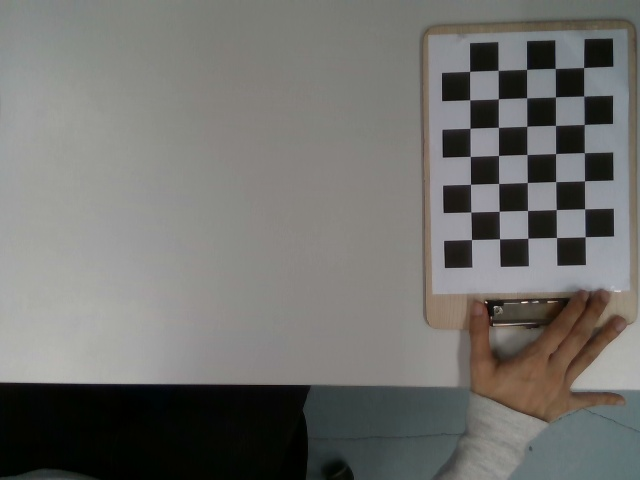
#> input picture d435i_images_640x480/d435i_640x480_0000_20260610_044719_683340.jpg, 640 x 480 px; its folder holds only this picture in this run
$ python 3calibdata_validation.py   (older library calls are emulated)
#> lines starting #> are read from the running program, lines starting #| are printed output that depends on the picture; after the words box and inside, x2 and y2 are one past the last pixel; in counts of white or black regions, pixels touching at a corner belong together; long printed decimals are rounded
import cv2
import numpy as np
import glob
import os

# ============================================================
# 사용자 설정
# ============================================================
IMAGE_DIR = r"C:\Users\ULTIMATE NIGHTMARE\Desktop\test\pointcloud_test\opencv_calibration\d435i_images_640x480"


# # 잘못 캘리브레이션
# K = np.array([
#     [612.47085705,   0.0,        333.99167683],
#     [0.0,          612.84470568, 243.71783218],
#     [0.0,            0.0,          1.0]
# ], dtype=np.float64)

# D = np.array([
#     7.28805931e-02,
#     3.33991276e-01,
#    -1.49905110e-03,
#     2.44385652e-03,
#    -1.51889258e+00
# ], dtype=np.float64)

# 잘된 캘리브레이션
K = np.array([
    [612.18511698,   0.0,        334.06049318],
    [0.0,          612.57575986, 244.38795107],
    [0.0,            0.0,          1.0]
], dtype=np.float64)

D = np.array([
    0.15183487,
   -0.40626659,
   -0.00066745,
    0.00268326,
    0.33651456
], dtype=np.float64)

ALPHA = 0

# ============================================================
# 이미지 목록
# ============================================================
image_paths = sorted(glob.glob(os.path.join(IMAGE_DIR, "*.jpg")))

if len(image_paths) == 0:
    raise FileNotFoundError(f"이미지가 없습니다: {IMAGE_DIR}")

# 첫 이미지 기준 map 생성
tmp = cv2.imread(image_paths[0])
#> tmp is the input picture: shape (480, 640, 3); mean B, G, R 109.4, 112.7, 113.1
h, w = tmp.shape[:2]
#> h = 480; w = 640

new_K, roi = cv2.getOptimalNewCameraMatrix(
    K, D,
    (w, h),
    alpha=ALPHA,
    newImgSize=(w, h)
)
#> roi = (0, 0, 639, 479)

map1, map2 = cv2.initUndistortRectifyMap(
    K, D,
    None,
    new_K,
    (w, h),
    cv2.CV_32FC1
)

print("[INFO] image count:", len(image_paths))
print("[INFO] key: a=prev, d=next, q=quit")
print("[New K]")
print(new_K)
#| [[623.254   0.         335.463]
#|  [  0.         624.884 244.126]
#|  [  0.           0.           1.        ]]
print("[ROI]", roi)
#| [ROI] (0, 0, 639, 479)

idx = 0

while True:
    img = cv2.imread(image_paths[idx])

    if img is None:
        idx = (idx + 1) % len(image_paths)
        continue

    undistorted = cv2.remap(
        img,
        map1, map2,
        interpolation=cv2.INTER_LINEAR
    )
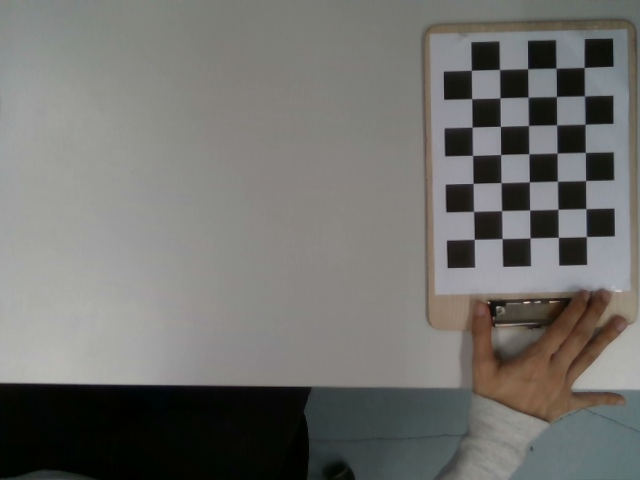
#> undistorted: shape (480, 640, 3); mean B, G, R 109.6, 112.9, 113.4

    original_vis = img.copy()
    undist_vis = undistorted.copy()

    name = os.path.basename(image_paths[idx])

    cv2.putText(
        original_vis,
        f"Original {idx+1}/{len(image_paths)}",
        (20, 35),
        cv2.FONT_HERSHEY_SIMPLEX,
        0.8,
        (0, 255, 0),
        2,
        cv2.LINE_AA
    )
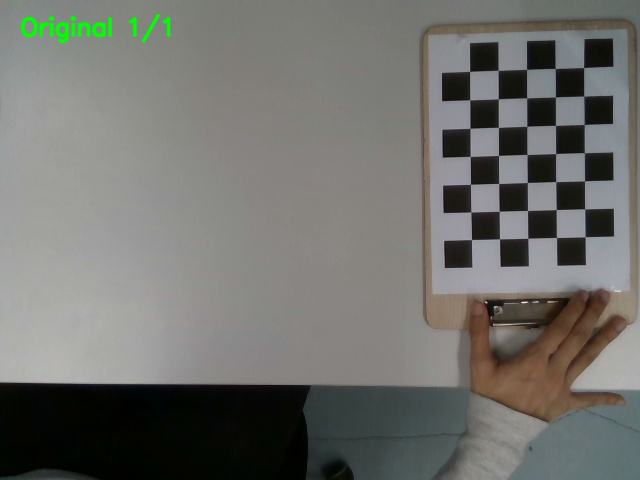
#> original_vis: shape (480, 640, 3); 0.56% of pixels changed, all inside (x1, y1, x2, y2) = (20, 13, 172, 44)

    cv2.putText(
        undist_vis,
        f"Undistorted alpha={ALPHA}",
        (20, 35),
        cv2.FONT_HERSHEY_SIMPLEX,
        0.8,
        (0, 255, 0),
        2,
        cv2.LINE_AA
    )

    cv2.putText(
        undist_vis,
        name,
        (20, 470),
        cv2.FONT_HERSHEY_SIMPLEX,
        0.55,
        (0, 255, 255),
        1,
        cv2.LINE_AA
    )
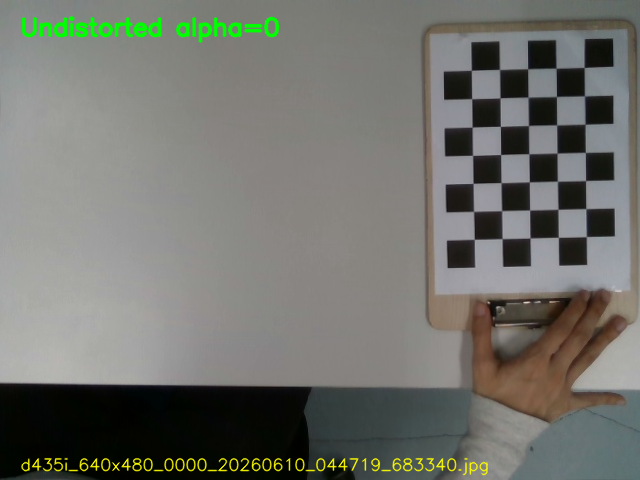
#> undist_vis: shape (480, 640, 3); mean B, G, R 108.6, 114.9, 113.6

    compare = np.hstack([original_vis, undist_vis])
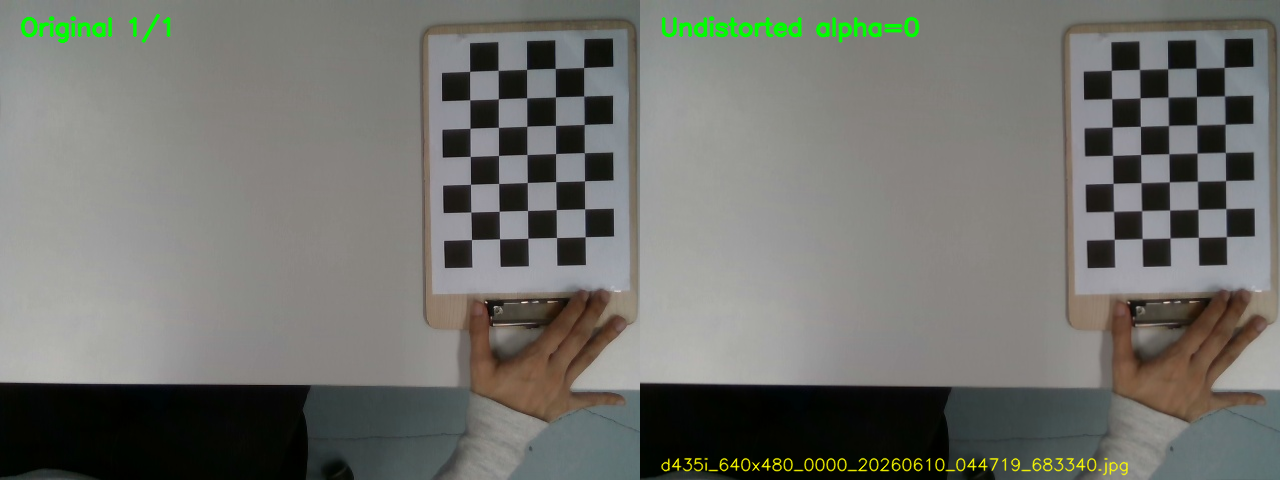
#> compare: shape (480, 1280, 3); mean B, G, R 108.7, 114, 113.1

    cv2.imshow("Original vs Undistorted", compare)

    key = cv2.waitKey(0) & 0xFF
#> (key q is pressed here)

    if key == ord("q"):
        break
    elif key == ord("d"):
        idx = (idx + 1) % len(image_paths)
    elif key == ord("a"):
        idx = (idx - 1) % len(image_paths)

cv2.destroyAllWindows()

$ run again, on d435i_images_640x480/d435i_640x480_0002_20260610_044728_762957.jpg
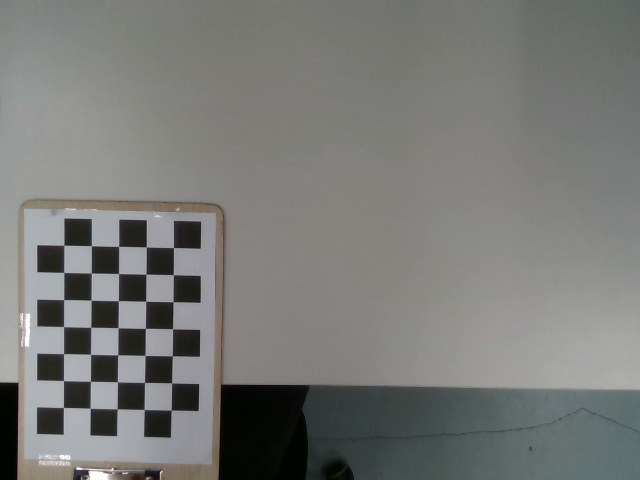
#> input picture d435i_images_640x480/d435i_640x480_0002_20260610_044728_762957.jpg, 640 x 480 px
#> tmp is the input picture: shape (480, 640, 3); mean B, G, R 118.8, 121.9, 121
#| [[623.254   0.         335.463]
#|  [  0.         624.884 244.126]
#|  [  0.           0.           1.        ]]
#| [ROI] (0, 0, 639, 479)
#> `cv2.putText( original_vis, f"Original {idx+1}/{len(image_paths)}", (20..`:
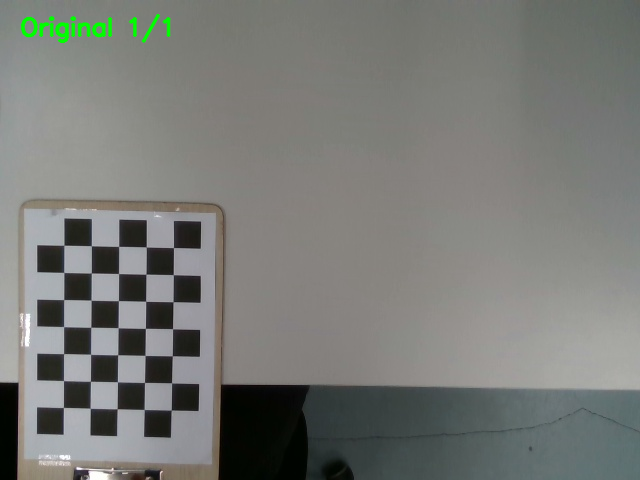
#> original_vis: shape (480, 640, 3); 0.56% of pixels changed, all inside (x1, y1, x2, y2) = (20, 13, 172, 44)
#> `compare = np.hstack([original_vis, undist_vis])`:
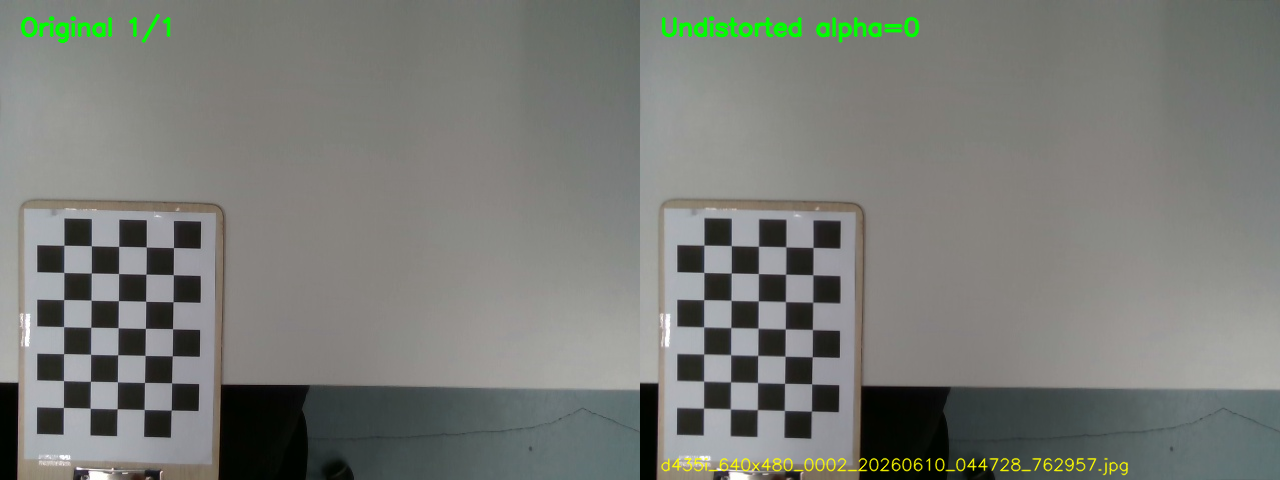
#> compare: shape (480, 1280, 3); mean B, G, R 118, 123, 120.8

$ run again, on d435i_images_640x480/d435i_640x480_0002_20260610_045602_841630.jpg
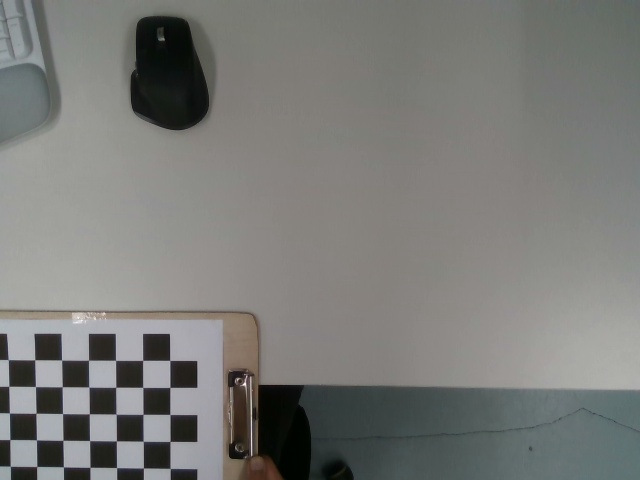
#> input picture d435i_images_640x480/d435i_640x480_0002_20260610_045602_841630.jpg, 640 x 480 px
#> tmp is the input picture: shape (480, 640, 3); mean B, G, R 119.7, 122.7, 122.3
#| [[623.254   0.         335.463]
#|  [  0.         624.884 244.126]
#|  [  0.           0.           1.        ]]
#| [ROI] (0, 0, 639, 479)
#> `cv2.putText( original_vis, f"Original {idx+1}/{len(image_paths)}", (20..`:
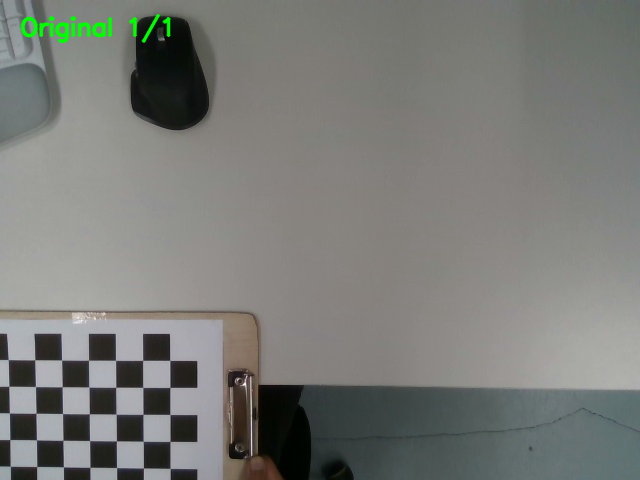
#> original_vis: shape (480, 640, 3); 0.56% of pixels changed, all inside (x1, y1, x2, y2) = (20, 13, 172, 44)
#> `compare = np.hstack([original_vis, undist_vis])`:
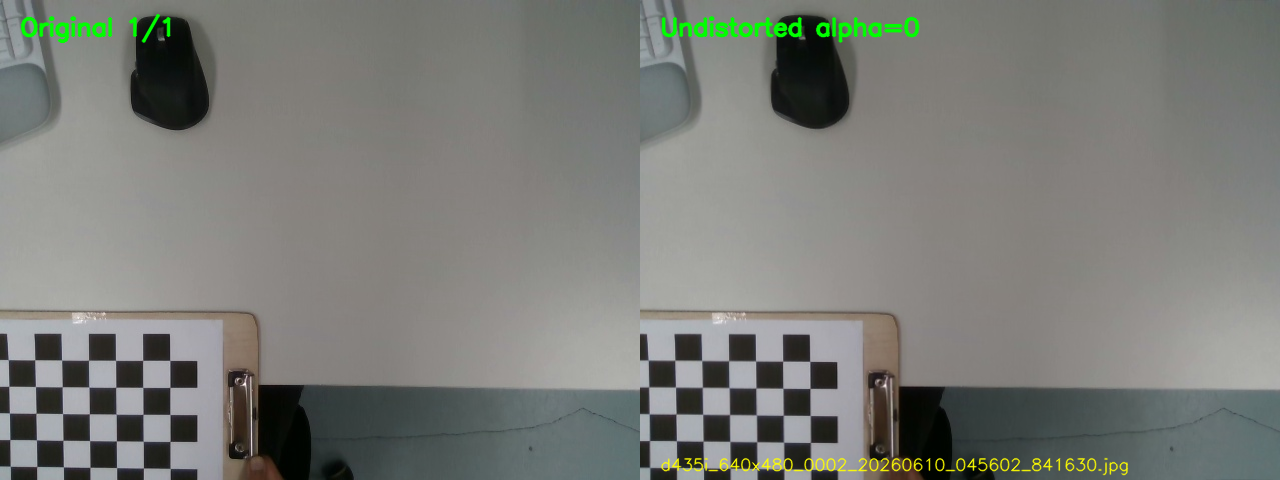
#> compare: shape (480, 1280, 3); mean B, G, R 119, 124, 122.2

$ run again, on d435i_images_640x480/d435i_640x480_0003_20260610_044733_293777.jpg
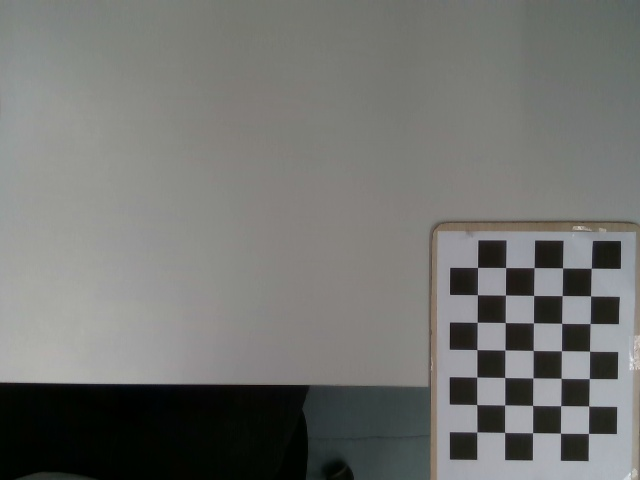
#> input picture d435i_images_640x480/d435i_640x480_0003_20260610_044733_293777.jpg, 640 x 480 px
#> tmp is the input picture: shape (480, 640, 3); mean B, G, R 112.6, 115.5, 114.6
#| [[623.254   0.         335.463]
#|  [  0.         624.884 244.126]
#|  [  0.           0.           1.        ]]
#| [ROI] (0, 0, 639, 479)
#> `cv2.putText( original_vis, f"Original {idx+1}/{len(image_paths)}", (20..`:
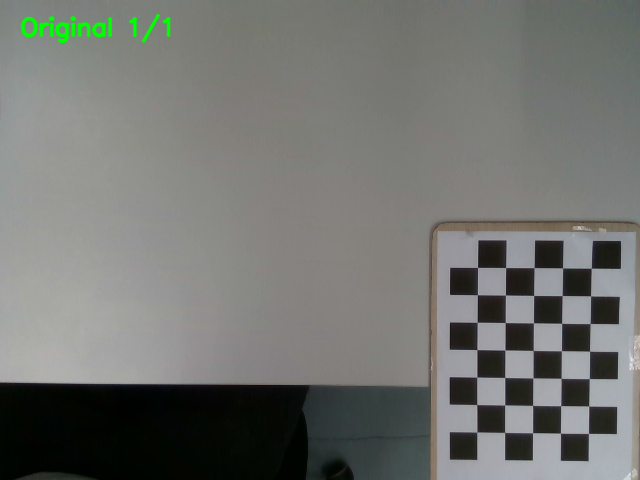
#> original_vis: shape (480, 640, 3); 0.55% of pixels changed, all inside (x1, y1, x2, y2) = (20, 13, 172, 44)
#> `compare = np.hstack([original_vis, undist_vis])`:
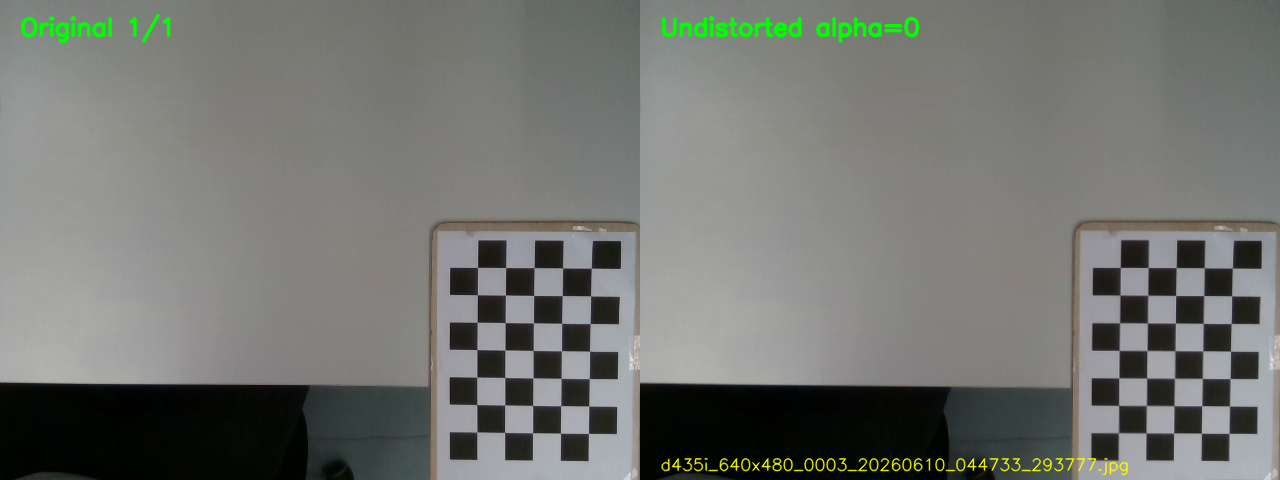
#> compare: shape (480, 1280, 3); mean B, G, R 111.9, 116.8, 114.6

$ run again, on d435i_images_640x480/d435i_640x480_0000_20260610_045539_653344.jpg
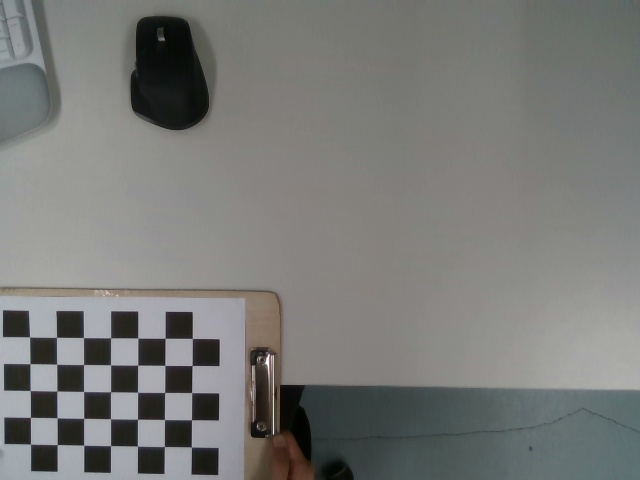
#> input picture d435i_images_640x480/d435i_640x480_0000_20260610_045539_653344.jpg, 640 x 480 px
#> tmp is the input picture: shape (480, 640, 3); mean B, G, R 119, 121.7, 120.9
#| [[623.254   0.         335.463]
#|  [  0.         624.884 244.126]
#|  [  0.           0.           1.        ]]
#| [ROI] (0, 0, 639, 479)
#> original_vis: shape (480, 640, 3); 0.56% of pixels changed, all inside (x1, y1, x2, y2) = (20, 13, 172, 44)
#> `compare = np.hstack([original_vis, undist_vis])`:
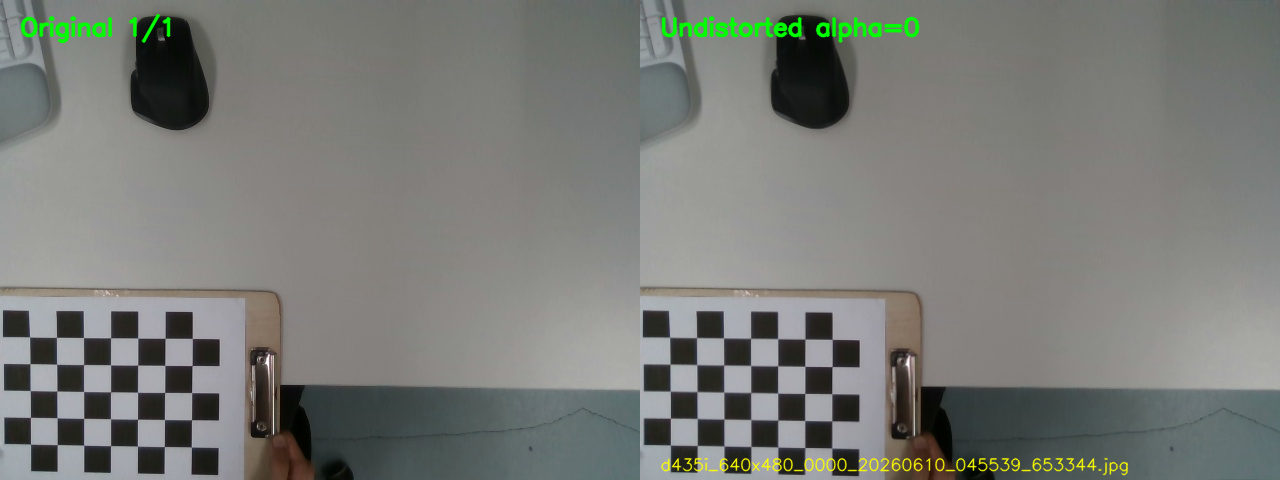
#> compare: shape (480, 1280, 3); mean B, G, R 118.3, 122.9, 120.8
